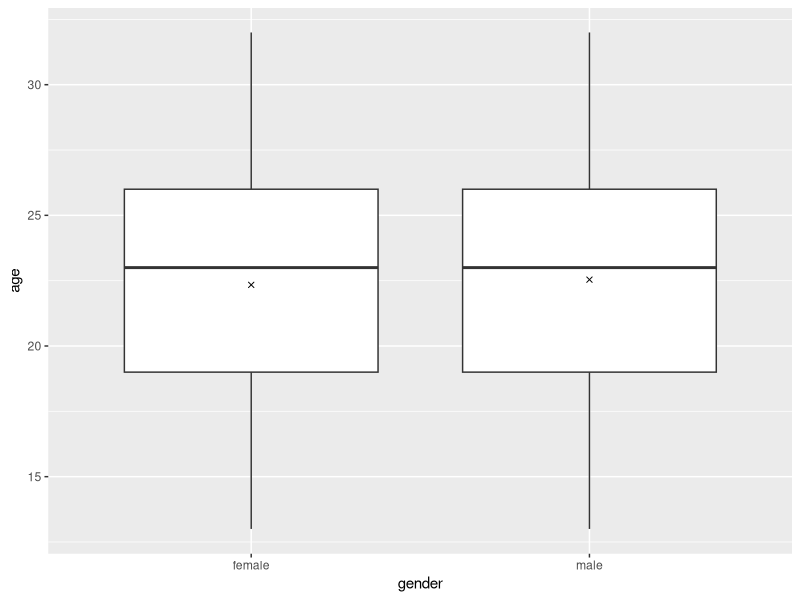
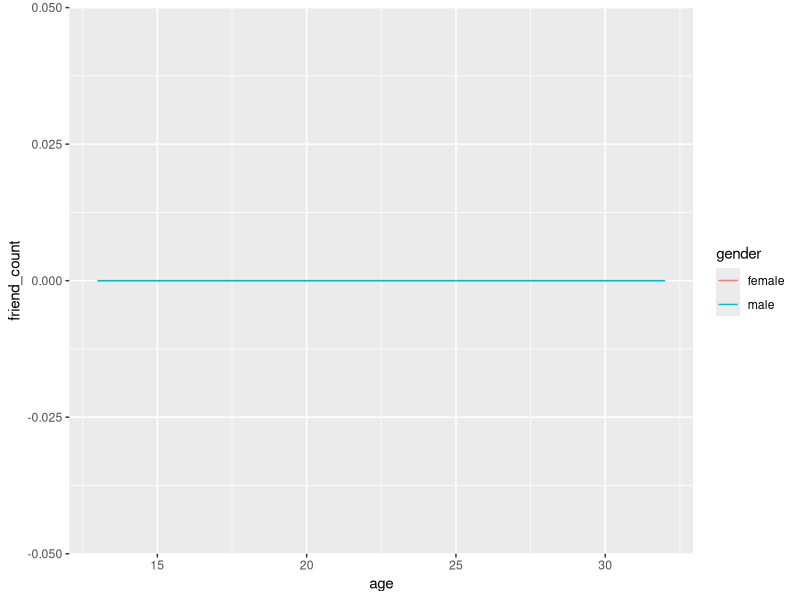

Write R code to recreate these figures, in order.
setwd('/Users/jason/Desktop/Quick-Data-Science-Experiments-2015/udacity_R_class/L4')
library(ggplot2)
library(dplyr)

facebook <- read.csv('../L3/facebook.tsv', sep='\t')

ggplot(aes(x=gender, y=age), data=subset(facebook, !is.na(gender))) + geom_boxplot()+ stat_summary(fun.y=mean, geom='point', shape=4)
ggplot(aes(x=age, y=friend_count), data=subset(facebook, !is.na(gender))) + geom_line(aes(color=gender), stat='summary', fun.y=median)
